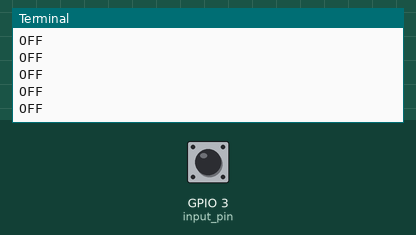
This program was run on a simulated Raspberry Pi (BCM pin numbers). Parts: the last lines printed to the terminal. Inputs (shaded band) come from the test bench; at power-on: GPIO 3 (input_pin) HIGH. The clock reads 2024-03-15 10:24:30 at power-on unless the program sets it.

Above: at 1.2 s.
1.3 s: GPIO 3 (input_pin) pulled LOW for 0.15 s
At 1.46 s:
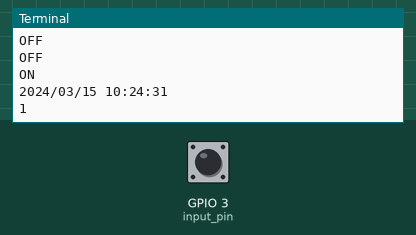
2.9 s: GPIO 3 (input_pin) pulled LOW for 1 s
At 3.7 s:
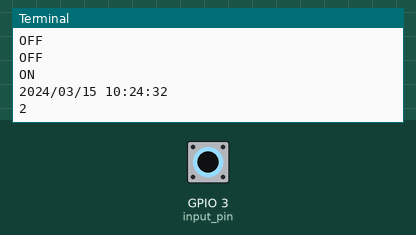
5.4 s: GPIO 3 (input_pin) pulled LOW for 0.15 s
At 5.56 s:
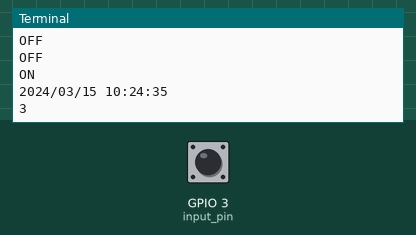

Measured:
- after the input at 1.3 s, the terminal: prints a new line at once (image 1)
- after the input at 2.9 s, the terminal: prints a new line at once (image 2)
- after the input at 5.4 s, the terminal: prints a new line at once (image 3)

The program:

Magnet_Switch.py
```python
import RPi.GPIO as GPIO
import time
from datetime import datetime

input_pin = 3
On = True
count = 0
be = 0

GPIO.setmode(GPIO.BCM)
GPIO.setup(input_pin, GPIO.IN)

while 1:
	gp = GPIO.input(input_pin)

	if gp == GPIO.HIGH:
		print("OFF")
		be = GPIO.LOW
	elif(be == GPIO.LOW and gp == GPIO.LOW):
		count = count + 1
		date = datetime.now().strftime("%Y/%m/%d %H:%M:%S")
		be = GPIO.HIGH
		print("ON")
		print(date)
		print(count)

#	if(be == GPIO.LOW and GPIO.input(input_pin) == GPIO.LOW):
#		count = count + 1
#		be = GPIO.HIGH

	time.sleep(.1)
```
